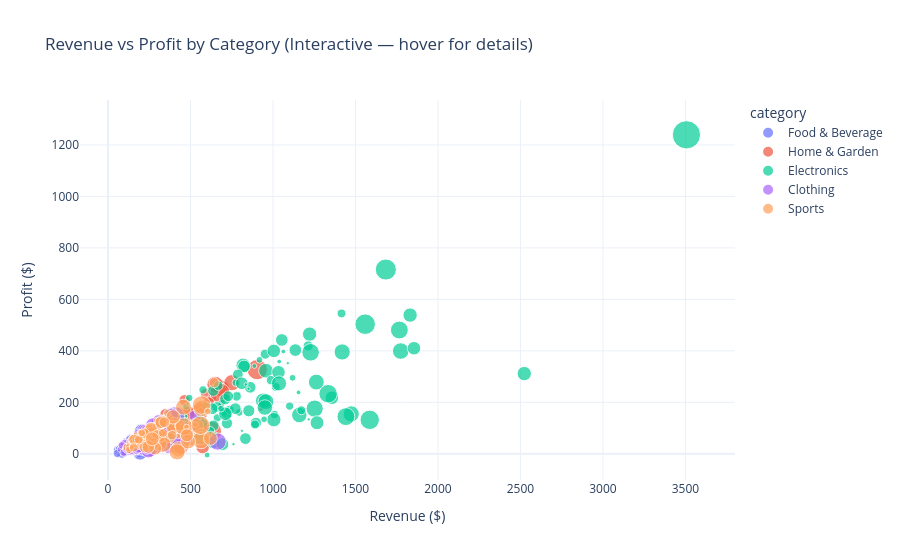

Source (notebook cell):
### Markdown cell above
---
## Step 5: Interactive Plotly Charts

Static charts are great for reports, but interactive charts let users:
- **Hover** to see exact values and additional fields
- **Zoom** into specific regions of interest
- **Click** legend items to show/hide categories
- **Pan** across time series

We build two interactive charts using Plotly Express.

### Code cell
# ── Interactive Scatter: Revenue vs Profit coloured by Category ───────────────
# WHAT: Each point = one transaction. X = revenue, Y = profit.
# WHY:  Reveals the revenue-profit relationship and whether it differs by category.
# HOW:
#   df.sample(500)       → plot a 500-row random sample (2000 points overlap too much)
#   color='category'     → different colour per product category
#   size='units_sold'    → larger bubble = more units in that transaction
#   hover_data           → extra fields shown in the tooltip on hover
#   template='plotly_white' → clean white background theme

fig_scatter = px.scatter(
    df.sample(500, random_state=42),    # Fixed random_state for reproducibility
    x='revenue',
    y='profit',
    color='category',                   # Colour encode by product category
    size='units_sold',                  # Bubble size encodes units sold
    hover_data=['region', 'channel', 'discount_pct'],  # Tooltip extras
    title='Revenue vs Profit by Category (Interactive — hover for details)',
    labels={'revenue': 'Revenue ($)', 'profit': 'Profit ($)'},
    template='plotly_white'
)
fig_scatter.show()
print('✅ Scatter chart rendered')
